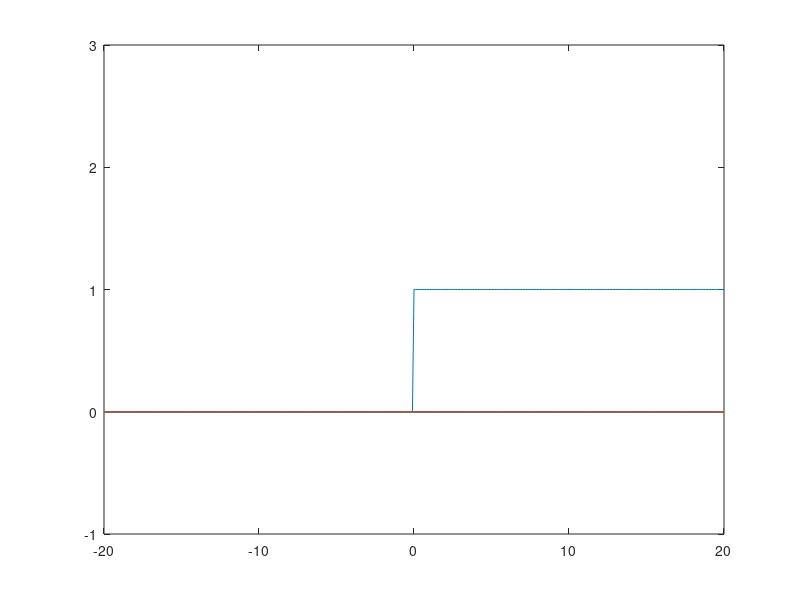
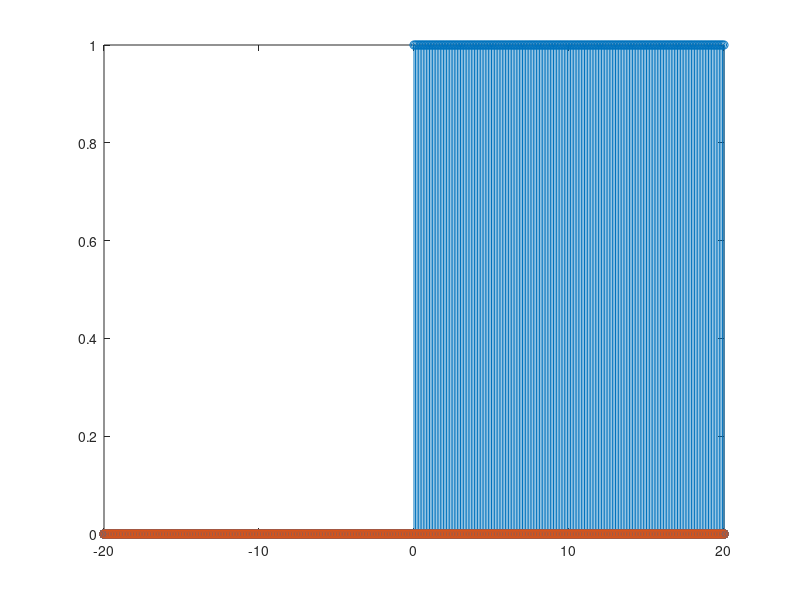

MATLAB code for these plots, in order:
%Task 5
%Plotting a Unit Step Function

% Unit Step function
close all
clear
clc

fs=10; %Sampling frequency in hz. Sampling time is 1/fs
a=1; %amplitude

t=-20:1/fs:20;

y=zeros(length(t));
for i=1:length(t)
if t(i)<0
y(i)=0;
else
y(i)=a;
end
end

figure;
plot(t,y);
ylim([-1 3])

figure;
stem(t,y);